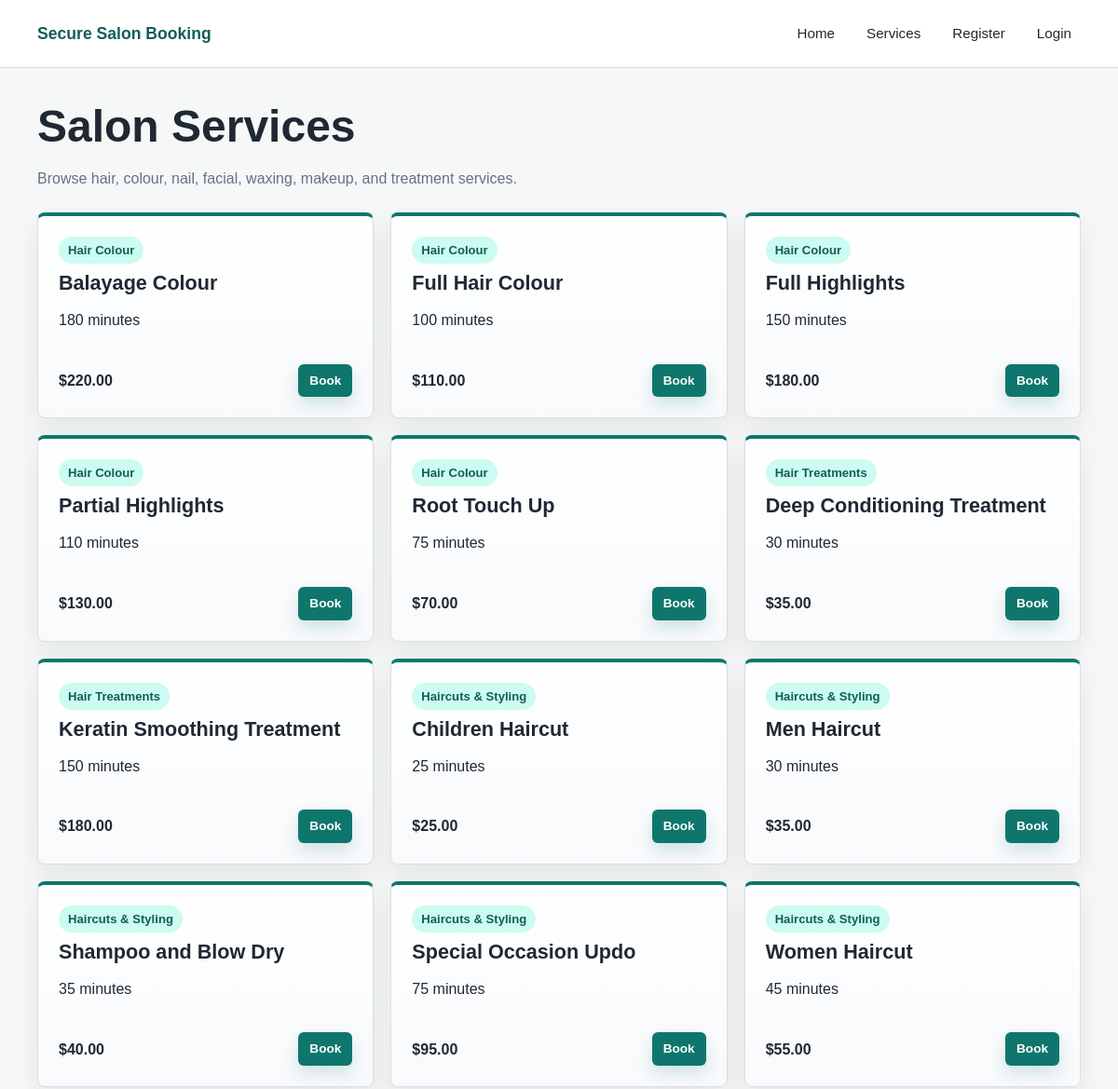
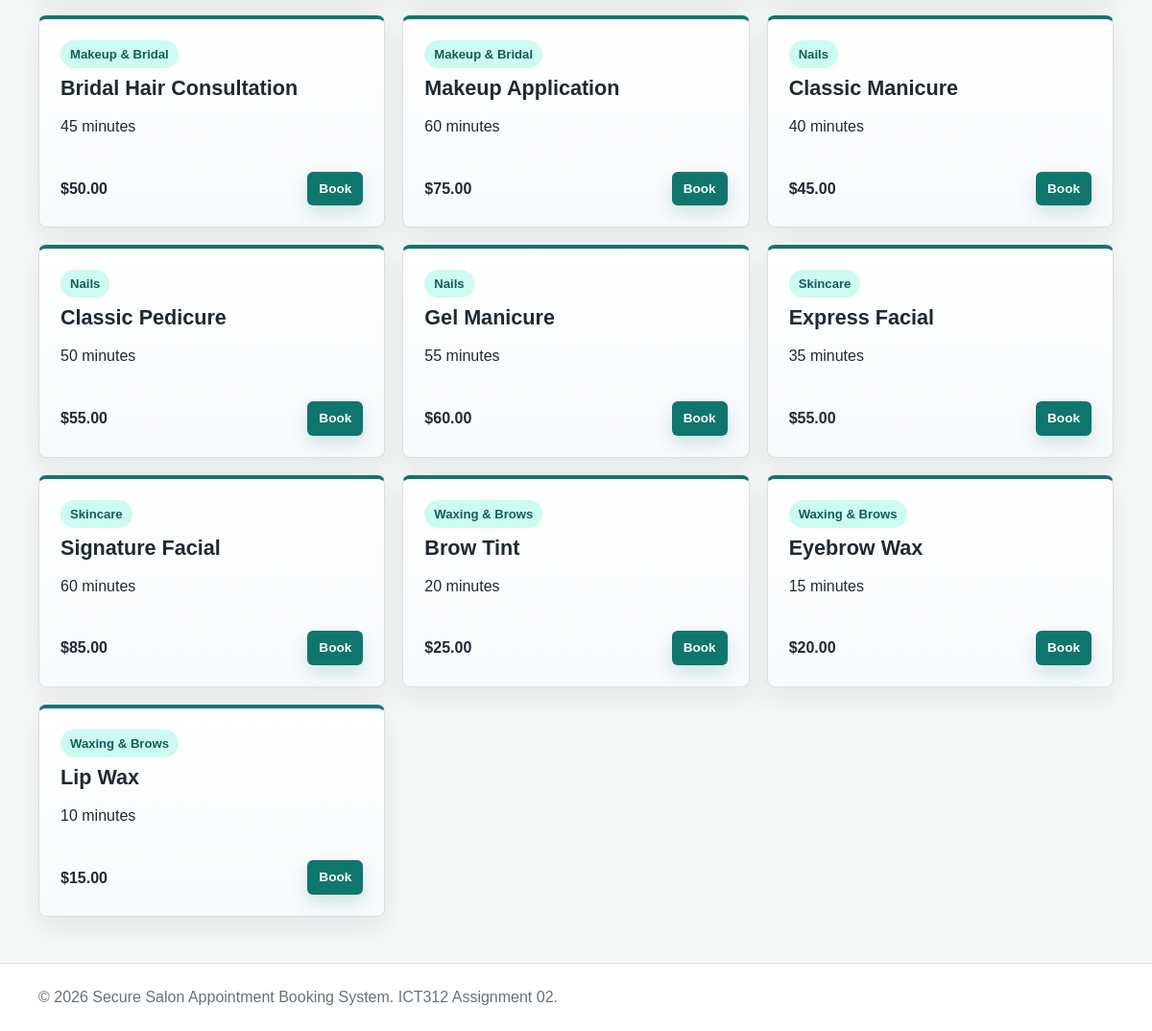
/services.php, run on the app's committed database (2 pictures, top to bottom).
### tables this page shows
CREATE TABLE services (
    service_id INT AUTO_INCREMENT PRIMARY KEY,
    service_name VARCHAR(100) NOT NULL,
    category VARCHAR(100),
    duration_minutes INT NOT NULL,
    price DECIMAL(10,2) NOT NULL,
    status ENUM('active','inactive') DEFAULT 'active'
);

### includes/auth.php (called while the page is built, shortened)
<?php
function is_logged_in()
{
    return isset($_SESSION['user_id']);
}
function e($value)
{
    return htmlspecialchars((string) $value, ENT_QUOTES, 'UTF-8');
}

### services.php (the view, shortened to what this page needs)
<?php
require_once __DIR__ . '/config/database.php';
$services = [];
$error = '';
try {
    $stmt = $pdo->query("SELECT service_id, service_name, category, duration_minutes, price FROM services WHERE status = 'active' ORDER BY category, service_name");
    $services = $stmt->fetchAll();
} catch (PDOException $e) {
    error_log('Services page error: ' . $e->getMessage());
    $error = 'Services could not be loaded at this time.';
}
include __DIR__ . '/includes/header.php';
?>
<section class="page-heading">
    <h1>Salon Services</h1>
    <p>Browse hair, colour, nail, facial, waxing, makeup, and treatment services.</p>
</section>
<?php if (empty($services) && !$error): ?>
    <div class="empty-state">No active services are available right now.</div>
<?php else: ?>
    <div class="service-grid">
        <?php foreach ($services as $service): ?>
            <article class="service-card">
                <div>
                    <p class="service-category"><?php echo e($service['category']); ?></p>
                    <h2><?php echo e($service['service_name']); ?></h2>
                    <p><?php echo e($service['duration_minutes']); ?> minutes</p>
                </div>
                <div class="service-footer">
                    <strong>$<?php echo e(number_format((float) $service['price'], 2)); ?></strong>
                    <a class="btn btn-small" href="book.php?service_id=<?php echo e($service['service_id']); ?>">Book</a>
                </div>
            </article>
        <?php endforeach; ?>
    </div>
<?php endif; ?>
<?php include __DIR__ . '/includes/footer.php'; ?>

### includes/header.php (shortened to what this page needs)
<?php
require_once __DIR__ . '/auth.php';
$basePath = $basePath ?? '';
?>
<!DOCTYPE html>
<html lang="en">
<head>
    <link rel="stylesheet" href="<?php echo e($basePath); ?>assets/css/style.css">
</head>
<body>
    <header class="site-header">
        <div class="container header-inner">
            <a class="brand" href="<?php echo e($basePath); ?>index.php">Secure Salon Booking</a>
            <nav class="site-nav" id="siteNav">
                <a href="<?php echo e($basePath); ?>index.php">Home</a>
                <a href="<?php echo e($basePath); ?>services.php">Services</a>
                <?php if (is_logged_in()): ?>
                    <span class="nav-user">Hi, <?php echo e($_SESSION['full_name'] ?? 'User'); ?></span>
                    <a href="<?php echo e($basePath); ?>logout.php">Logout</a>
                <?php else: ?>
                    <a href="<?php echo e($basePath); ?>register.php">Register</a>
                    <a href="<?php echo e($basePath); ?>login.php">Login</a>
                <?php endif; ?>
            </nav>
        </div>
    </header>
    <main class="main-content">
        <div class="container">

### includes/footer.php (shortened to what this page needs)
        </div>
    </main>
    <footer class="site-footer">
        <div class="container">
            <p>&copy; <?php echo date('Y'); ?> Secure Salon Appointment Booking System. ICT312 Assignment 02.</p>
        </div>
    </footer>
</body>
</html>

### assets/css/style.css (style rules this page uses)
:root { --bg: #f6f8f7; --surface: #ffffff; --text: #1f2933; --muted: #667085; --border: #d9dee7; --primary: #0f766e; --primary-dark: #115e59; --accent: #b45309; --danger: #b42318; --success-bg: #ecfdf3; --success-text: #027a48; --error-bg: #fef3f2; --error-text: #b42318; --shadow: 0 12px 30px rgba(15, 23, 42, 0.08); }
* { box-sizing: border-box; }
body { margin: 0; font-family: Arial, Helvetica, sans-serif; color: var(--text); background: var(--bg); line-height: 1.6; }
a { color: var(--primary); text-decoration: none; }
.container { width: min(1120px, calc(100% - 32px)); margin: 0 auto; }
.site-header { background: rgba(255, 255, 255, 0.94); border-bottom: 1px solid var(--border); position: sticky; top: 0; z-index: 10; backdrop-filter: blur(12px); }
.header-inner { display: flex; align-items: center; justify-content: space-between; gap: 20px; min-height: 72px; }
.brand { font-weight: 700; color: var(--primary-dark); font-size: 1.1rem; }
.site-nav { display: flex; align-items: center; gap: 14px; flex-wrap: wrap; }
.site-nav a, .nav-user { font-size: 0.95rem; color: var(--text); }
.site-nav a { border-radius: 999px; padding: 7px 10px; }
.main-content { padding: 34px 0 48px; }
h1, h2, h3 { line-height: 1.2; margin: 0 0 14px; }
h1 { font-size: clamp(2rem, 4vw, 3.2rem); }
h2 { font-size: 1.35rem; }
p { margin: 0 0 16px; }
.btn { display: inline-flex; align-items: center; justify-content: center; min-height: 42px; border: 0; border-radius: 6px; padding: 10px 18px; background: var(--primary); color: #ffffff; font-weight: 700; cursor: pointer; text-decoration: none; font-size: 0.95rem; box-shadow: 0 8px 18px rgba(15, 118, 110, 0.18); }
.btn-small { min-height: 34px; padding: 7px 12px; font-size: 0.85rem; }
.page-heading { margin-bottom: 24px; }
.page-heading p, .muted { color: var(--muted); }
.service-grid { display: grid; grid-template-columns: repeat(3, 1fr); gap: 18px; }
.service-card { background: linear-gradient(180deg, #ffffff 0%, #f8fafc 100%); border: 1px solid var(--border); border-radius: 8px; padding: 22px; display: flex; flex-direction: column; justify-content: space-between; min-height: 210px; box-shadow: var(--shadow); border-top: 4px solid var(--primary); }
.service-category { display: inline-block; width: fit-content; color: var(--primary-dark); font-weight: 700; background: #ccfbf1; border-radius: 999px; padding: 4px 10px; margin-bottom: 8px; font-size: 0.82rem; }
.service-footer { display: flex; justify-content: space-between; align-items: center; gap: 12px; margin-top: 18px; }
.site-footer { border-top: 1px solid var(--border); background: var(--surface); padding: 22px 0; color: var(--muted); }
.site-footer p { margin: 0; }

### data on the page
services: category "Hair Colour", service_name "Balayage Colour", duration_minutes "180", price "220.00"
services: category "Hair Colour", service_name "Full Hair Colour", duration_minutes "100", price "110.00"
services: category "Hair Colour", service_name "Full Highlights", duration_minutes "150", price "180.00"
services: category "Hair Colour", service_name "Partial Highlights", duration_minutes "110", price "130.00"
services: category "Hair Colour", service_name "Root Touch Up", duration_minutes "75", price "70.00"
services: category "Hair Treatments", service_name "Deep Conditioning Treatment", duration_minutes "30", price "35.00"
services: category "Hair Treatments", service_name "Keratin Smoothing Treatment", duration_minutes "150", price "180.00"
services: category "Haircuts & Styling", service_name "Children Haircut", duration_minutes "25", price "25.00"
services: category "Haircuts & Styling", service_name "Men Haircut", duration_minutes "30", price "35.00"
services: category "Haircuts & Styling", service_name "Shampoo and Blow Dry", duration_minutes "35", price "40.00"
services: category "Haircuts & Styling", service_name "Special Occasion Updo", duration_minutes "75", price "95.00"
services: category "Haircuts & Styling", service_name "Women Haircut", duration_minutes "45", price "55.00"
services: category "Makeup & Bridal", service_name "Bridal Hair Consultation", duration_minutes "45", price "50.00"
services: category "Makeup & Bridal", service_name "Makeup Application", duration_minutes "60", price "75.00"
services: category "Nails", service_name "Classic Manicure", duration_minutes "40", price "45.00"
services: category "Nails", service_name "Classic Pedicure", duration_minutes "50", price "55.00"
services: category "Nails", service_name "Gel Manicure", duration_minutes "55", price "60.00"
services: category "Skincare", service_name "Express Facial", duration_minutes "35", price "55.00"
services: category "Skincare", service_name "Signature Facial", duration_minutes "60", price "85.00"
services: category "Waxing & Brows", service_name "Brow Tint", duration_minutes "20", price "25.00"
services: category "Waxing & Brows", service_name "Eyebrow Wax", duration_minutes "15", price "20.00"
services: category "Waxing & Brows", service_name "Lip Wax", duration_minutes "10", price "15.00"
